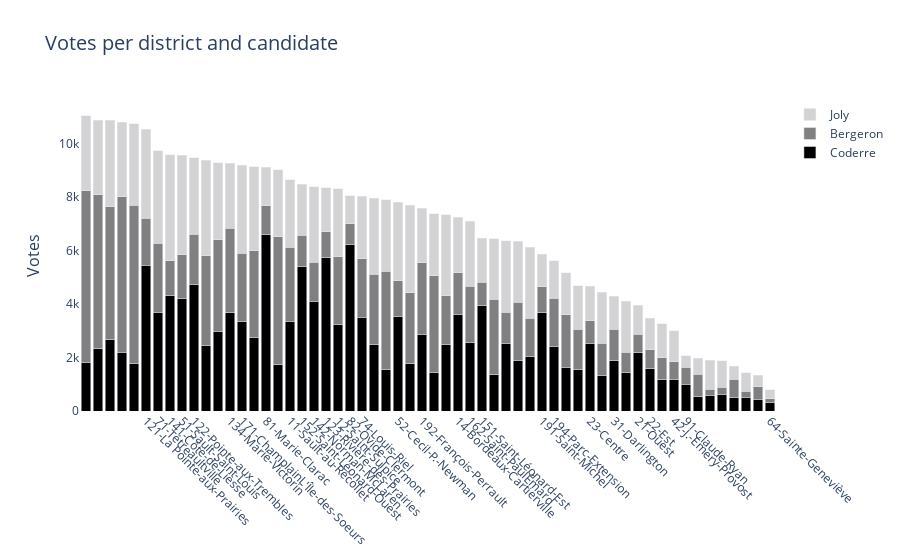

Notebook code cell kept with this figure:
### Markdown cell above
### 3.2 Improved votes breakdown by district (Coderre POV)

### Code cell
# sort data by asending value
data = data.sort_values('total', ascending=False)

# display only ticks where Coderre candidate won
x_ticks = data[data['winner']=='Coderre']['district'].values

# create figure
fig2 = go.Figure(data=[
    go.Bar(x=data['district'], y=data['Coderre'], name="Coderre", marker_color="black"),
    go.Bar(x=data['district'], y=data['Bergeron'], name="Bergeron", marker_color="gray"),
    go.Bar(x=data['district'], y=data['Joly'], name="Joly", marker_color="lightgray")
])

# layout update
fig2.update_layout(
    # stack
    barmode="stack",
    plot_bgcolor="white",
    xaxis={"tickvals": x_ticks, "ticktext": x_ticks, "tickangle": 45},
    yaxis={"title": {"text": "Votes", "font": {"size": 16}}},
    # regroup labels in same hover
    hovermode="x unified",
    title={'text': "Votes per district and candidate", "font": {"size": 20}}
)

fig2.show()

### Figure 1 — Plotly figure (JSON) as saved in the notebook; plotly's stock layout.template omitted (floating-point values rounded to 4 significant figures)
{"data": [{"marker": {"color": "black"}, "name": "Coderre", "type": "bar", "x": ["131-Saint-Édouard", "132-Étienne-Desmarteau", "133-Vieux-Rosemont", "193-Villeray", "112-DeLorimier", "121-La Pointe-aux-Prairies", "71-Tétreaultville", "141-Côte-de-Liesse", "51-Sault-Saint-Louis", "122-Pointe-aux-Trembles", "161-Saint-HenriPetite-BourgognePointe-Saint-Charles", "13-Ahuntsic", "134-Marie-Victorin", "171-ChamplainL'Île-des-Soeurs", "72-MaisonneuveLongue-Pointe", "81-Marie-Clarac", "111-Mile-End", "11-Sault-au-Récollet", "152-Saint-Léonard-Ouest", "142-Norman-McLaren", "123-Rivière-des-Prairies", "12-Saint-Sulpice", "82-Ovide-Clermont", "74-Louis-Riel", "172-Desmarchais-Crawford", "73-Hochelaga", "52-Cecil-P.-Newman", "34-Notre-Dame-de-Grâce", "192-François-Perrault", "113-Jeanne-Mance", "101-Bois-de-Liesse", "14-Bordeaux-Cartierville", "162-Saint-PaulÉmard", "151-Saint-Léonard-Est", "183-Sainte-Marie", "102-Cap-Saint-Jacques", "182-Saint-Jacques", "35-Loyola", "191-Saint-Michel", "194-Parc-Extension", "32-Côte-des-Neiges", "33-Snowdon", "23-Centre", "43-Fort-Rolland", "31-Darlington", "181-Peter-McGill", "21-Ouest", "22-Est", "41-du Canal", "42-J.-Émery-Provost", "91-Claude-Ryan", "92-Joseph-Beaubien", "62-Denis-Benjamin-Viger", "61-Pierre-Foretier", "94-Jeanne-Sauvé", "63-Jacques-Bizard", "93-Robert-Bourassa", "64-Sainte-Geneviève"], "y": [1827, 2331, 2670, 2201, 1770, 5456, 3694, 4308, 4201, 4734, 2432, 2979, 3673, 3347, 2746, 6591, 1734, 3348, 5387, 4104, 5737, 3252, 6229, 3509, 2476, 1546, 3536, 1773, 2878, 1455, 2481, 3612, 2566, 3931, 1347, 2525, 1906, 2040, 3668, 2420, 1644, 1548, 2526, 1325, 1873, 1451, 2184, 1589, 1165, 1193, 996, 540, 595, 631, 491, 518, 446, 332]}, {"marker": {"color": "gray"}, "name": "Bergeron", "type": "bar", "x": ["131-Saint-Édouard", "132-Étienne-Desmarteau", "133-Vieux-Rosemont", "193-Villeray", "112-DeLorimier", "121-La Pointe-aux-Prairies", "71-Tétreaultville", "141-Côte-de-Liesse", "51-Sault-Saint-Louis", "122-Pointe-aux-Trembles", "161-Saint-HenriPetite-BourgognePointe-Saint-Charles", "13-Ahuntsic", "134-Marie-Victorin", "171-ChamplainL'Île-des-Soeurs", "72-MaisonneuveLongue-Pointe", "81-Marie-Clarac", "111-Mile-End", "11-Sault-au-Récollet", "152-Saint-Léonard-Ouest", "142-Norman-McLaren", "123-Rivière-des-Prairies", "12-Saint-Sulpice", "82-Ovide-Clermont", "74-Louis-Riel", "172-Desmarchais-Crawford", "73-Hochelaga", "52-Cecil-P.-Newman", "34-Notre-Dame-de-Grâce", "192-François-Perrault", "113-Jeanne-Mance", "101-Bois-de-Liesse", "14-Bordeaux-Cartierville", "162-Saint-PaulÉmard", "151-Saint-Léonard-Est", "183-Sainte-Marie", "102-Cap-Saint-Jacques", "182-Saint-Jacques", "35-Loyola", "191-Saint-Michel", "194-Parc-Extension", "32-Côte-des-Neiges", "33-Snowdon", "23-Centre", "43-Fort-Rolland", "31-Darlington", "181-Peter-McGill", "21-Ouest", "22-Est", "41-du Canal", "42-J.-Émery-Provost", "91-Claude-Ryan", "92-Joseph-Beaubien", "62-Denis-Benjamin-Viger", "61-Pierre-Foretier", "94-Jeanne-Sauvé", "63-Jacques-Bizard", "93-Robert-Bourassa", "64-Sainte-Geneviève"], "y": [6408, 5748, 4962, 5819, 5933, 1760, 2589, 1320, 1642, 1879, 3368, 3430, 3155, 2562, 3250, 1085, 4782, 2770, 1184, 1459, 958, 2521, 780, 2178, 2631, 3679, 1330, 2653, 2666, 3599, 1829, 1554, 2092, 882, 2827, 1163, 2169, 1437, 984, 1793, 1950, 1503, 851, 1205, 1182, 754, 691, 708, 832, 653, 643, 833, 226, 258, 698, 224, 465, 131]}, {"marker": {"color": "lightgray"}, "name": "Joly", "type": "bar", "x": ["131-Saint-Édouard", "132-Étienne-Desmarteau", "133-Vieux-Rosemont", "193-Villeray", "112-DeLorimier", "121-La Pointe-aux-Prairies", "71-Tétreaultville", "141-Côte-de-Liesse", "51-Sault-Saint-Louis", "122-Pointe-aux-Trembles", "161-Saint-HenriPetite-BourgognePointe-Saint-Charles", "13-Ahuntsic", "134-Marie-Victorin", "171-ChamplainL'Île-des-Soeurs", "72-MaisonneuveLongue-Pointe", "81-Marie-Clarac", "111-Mile-End", "11-Sault-au-Récollet", "152-Saint-Léonard-Ouest", "142-Norman-McLaren", "123-Rivière-des-Prairies", "12-Saint-Sulpice", "82-Ovide-Clermont", "74-Louis-Riel", "172-Desmarchais-Crawford", "73-Hochelaga", "52-Cecil-P.-Newman", "34-Notre-Dame-de-Grâce", "192-François-Perrault", "113-Jeanne-Mance", "101-Bois-de-Liesse", "14-Bordeaux-Cartierville", "162-Saint-PaulÉmard", "151-Saint-Léonard-Est", "183-Sainte-Marie", "102-Cap-Saint-Jacques", "182-Saint-Jacques", "35-Loyola", "191-Saint-Michel", "194-Parc-Extension", "32-Côte-des-Neiges", "33-Snowdon", "23-Centre", "43-Fort-Rolland", "31-Darlington", "181-Peter-McGill", "21-Ouest", "22-Est", "41-du Canal", "42-J.-Émery-Provost", "91-Claude-Ryan", "92-Joseph-Beaubien", "62-Denis-Benjamin-Viger", "61-Pierre-Foretier", "94-Jeanne-Sauvé", "63-Jacques-Bizard", "93-Robert-Bourassa", "64-Sainte-Geneviève"], "y": [2815, 2788, 3234, 2782, 3044, 3330, 3454, 3959, 3717, 2852, 3578, 2873, 2431, 3291, 3139, 1435, 2514, 2532, 1908, 2822, 1656, 2543, 1051, 2338, 2849, 2675, 2943, 3262, 2039, 2316, 3024, 2081, 2438, 1641, 2271, 2675, 2282, 2648, 1220, 1402, 1578, 1636, 1286, 1908, 1232, 1894, 1076, 1172, 1266, 1157, 423, 592, 1068, 998, 489, 690, 419, 326]}], "layout": {"autosize": true, "barmode": "stack", "hovermode": "x unified", "plot_bgcolor": "white", "title": {"font": {"size": 20}, "text": "Votes per district and candidate"}, "xaxis": {"autorange": true, "range": [-0.5, 57.5], "tickangle": 45, "ticktext": ["121-La Pointe-aux-Prairies", "71-Tétreaultville", "141-Côte-de-Liesse", "51-Sault-Saint-Louis", "122-Pointe-aux-Trembles", "134-Marie-Victorin", "171-ChamplainL'Île-des-Soeurs", "81-Marie-Clarac", "11-Sault-au-Récollet", "152-Saint-Léonard-Ouest", "142-Norman-McLaren", "123-Rivière-des-Prairies", "12-Saint-Sulpice", "82-Ovide-Clermont", "74-Louis-Riel", "52-Cecil-P.-Newman", "192-François-Perrault", "14-Bordeaux-Cartierville", "162-Saint-PaulÉmard", "151-Saint-Léonard-Est", "191-Saint-Michel", "194-Parc-Extension", "23-Centre", "31-Darlington", "21-Ouest", "22-Est", "42-J.-Émery-Provost", "91-Claude-Ryan", "64-Sainte-Geneviève"], "tickvals": ["121-La Pointe-aux-Prairies", "71-Tétreaultville", "141-Côte-de-Liesse", "51-Sault-Saint-Louis", "122-Pointe-aux-Trembles", "134-Marie-Victorin", "171-ChamplainL'Île-des-Soeurs", "81-Marie-Clarac", "11-Sault-au-Récollet", "152-Saint-Léonard-Ouest", "142-Norman-McLaren", "123-Rivière-des-Prairies", "12-Saint-Sulpice", "82-Ovide-Clermont", "74-Louis-Riel", "52-Cecil-P.-Newman", "192-François-Perrault", "14-Bordeaux-Cartierville", "162-Saint-PaulÉmard", "151-Saint-Léonard-Est", "191-Saint-Michel", "194-Parc-Extension", "23-Centre", "31-Darlington", "21-Ouest", "22-Est", "42-J.-Émery-Provost", "91-Claude-Ryan", "64-Sainte-Geneviève"], "type": "category"}, "yaxis": {"autorange": true, "range": [0, 11630.0], "title": {"font": {"size": 16}, "text": "Votes"}, "type": "linear"}}}
